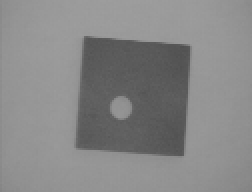
#> input picture Exos/ExerciseSession1/ExerciseSession1.2/ExerciseSession1/images/wdg.png, 126 x 96 px (shown 2 times larger)
$ jupyter execute exercise_session_1.ipynb   (shell and % lines are left out)
#> lines starting #> are read from the running program, lines starting #| are printed output that depends on the picture; after the words box and inside, x2 and y2 are one past the last pixel; in counts of white or black regions, pixels touching at a corner belong together
# Exercise Session 1: Getting Started with Computer Vision

The goals of this exercise are:
* getting started with Python for image manipulation
* getting familiar with the basic image manipulation functions
* implementing some simple real-world Computer Vision algorithms

[cell 1]

import numpy as np
import matplotlib.pyplot as plt
import cv2

from skimage import measure, color
from os import listdir

plt.rcParams['figure.figsize'] = (10, 10)
plt.rcParams['image.cmap'] = 'gray'

If you have some missing packages, you can use the corresponding ```conda install``` command from below list to install it,

## Exercise 1: Image Segmentation

In many vision applications, it is useful to separate out the regions of the image corresponding to objects in which we are interested in the regions of the image that correspond to the background. Thresholding often provides an easy and convenient way to perform this segmentation on the basis of the different intensities or colours in the foreground and background regions of an image.

The input to a thresholding operation is typically a grayscale or colour image. In the simplest implementation, the output is a binary image representing the segmentation. Black pixels correspond to background and white pixels correspond to foreground (or vice versa). Multiple thresholds can be specified, so that a band of intensity values can be set to white while everything else is set to black.

If it is possible to separate out the foreground of an image on the basis of pixel intensity, then the intensity of pixels within foreground objects must be distinctly different from the intensity of pixels within the background. In this case, we expect to see a distinct peak in the histogram corresponding to foreground objects such that thresholds can be chosen to isolate this peak accordingly. If such a peak does not exist, then it is unlikely that simple thresholding will produce a good segmentation.


* Read and display the image "wdg.png" using function ```cv2.imread()```. Convert it from color to greyscale if necessary using function ```cv2.cvtColor()```. Visualize the results using ```plt.imshow()``` function.</li>

[cell 2]
wdg = cv2.imread("images/wdg.png")
#> wdg is the input picture: shape (96, 126, 3); min 80, max 157, mean 135.1
wdg = cv2.cvtColor(wdg, code = cv2.COLOR_BGR2GRAY)
#> wdg: shape (96, 126)
plt.imshow(wdg)

* Write a function to threshold a gray scale image by using two threshold values as shown above. The values must satisfy the following conditions:
\begin{align}
Th1 < Th2
\newline
Th1 > 0
\newline
Th2 < I_{max}
\end{align}
where $I_{max}$ is the maximum intensity of the image.

[cell 3]
#add your code here
def thresholding(image, Th1, Th2) :
#> called with Th1 = 120, Th2 = 170
    im = image.copy()
    im[im < Th1] = 0 #black
    im[im > Th2] = 0
    im[im != 0] = 255 #white
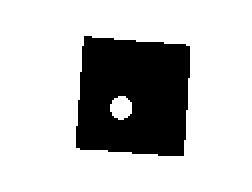
#> im: shape (96, 126) (shown 2 times larger); 75.8% white; 1 black region, box (x1, y1, x2, y2) and area: (38, 18, 95, 78) 2931
    return im

* Take a look at the pixels intensity histogram using function ```matplotlib.pyplot.hist()``` and choose the best threshold values and segment the image.</li>

[cell 4]
#add your code here
plt.hist(wdg.ravel(), 256, [0,256])
plt.show()

[cell 5]
wdgt = thresholding(wdg, 120, 170)
plt.imshow(wdgt)

* Repeat the same steps for images "brain.png" and "shading.png". What do you notice? What are the drawbacks of this segmentation method? </li>

[cell 6]
#add your code here

## Exercise 2: Background Substraction

Background subtraction is an important preprocessing step of many algorithms, e.g. object detection. In the following exercises we will try to subtract the scene background using multiple images.

### 2.1 Extracting a moving object

* Load the "street1.tiff" and the "street2.tiff" images. Visualize them.

[cell 7]
#add your code here.
street1 = cv2.imread("images/street1.tiff")
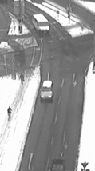
#> input picture Exos/ExerciseSession1/ExerciseSession1.2/ExerciseSession1/images/street1.tiff, 95 x 171 px
#> street1 is the input picture: shape (171, 95, 3); min 47, max 255, mean 157.6
street1 = cv2.cvtColor(street1, cv2.COLOR_BGR2GRAY)
#> street1: shape (171, 95)
street2 = cv2.imread("images/street2.tiff")
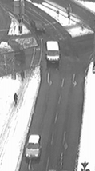
#> input picture Exos/ExerciseSession1/ExerciseSession1.2/ExerciseSession1/images/street2.tiff, 95 x 171 px
#> street2 is the input picture: shape (171, 95, 3); min 48, max 255, mean 157
street2 = cv2.cvtColor(street2, cv2.COLOR_BGR2GRAY)
#> street2: shape (171, 95)

[cell 8]
fig, (ax1, ax2) = plt.subplots(1,2, sharex=True)
ax1.imshow(street1)
ax1.set_title("street1")
ax2.imshow(street2)
ax1.set(xlabel='x-label', ylabel='y-label')
ax2.set(xlabel='x-label')

* Transform the 8-bit images into float images. You can use image attribute ```dtype``` to check the type of image. To perform the type casting you can use ```np.float32()``` function.

[cell 9]
#add your code here.
street1  = np.float32(street1)
street2  = np.float32(street2)

* Subtract the second image from the first one using basic matrix arithmetic operations. Visualize the results. Why was it important to do the casting before subtracting the images?

[cell 10]
# add your code here. Assign the difference to 'image_diff'
image_diff = street1-street2
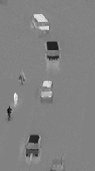
#> image_diff: shape (171, 95) float32; min -196, max 190, mean 0.6; drawn with min black and max white
plt.imshow(image_diff)

### 2.2 Building a background model
For this exercise, you are given a sequence of images that contains pedestrians and we wish to segment with a background subtraction algorithm.

* Load and create a stack of images from the images inside ```images/sequence1```. Build a "background model" by averaging out the set of given images. Detect pedestrians
 subtracting the background model from the original images and applying the right threshold.

[cell 11]
sq_of_images = listdir('images/sequence1/')
sq_of_images = [img for img in sq_of_images if img.endswith(".jpg")]

# 'sq_of_images' holds the list of image names. Create an image stack using them.
image_stack = [ cv2.imread(f"images/sequence1/{image}", cv2.IMREAD_GRAYSCALE) for image in sq_of_images]
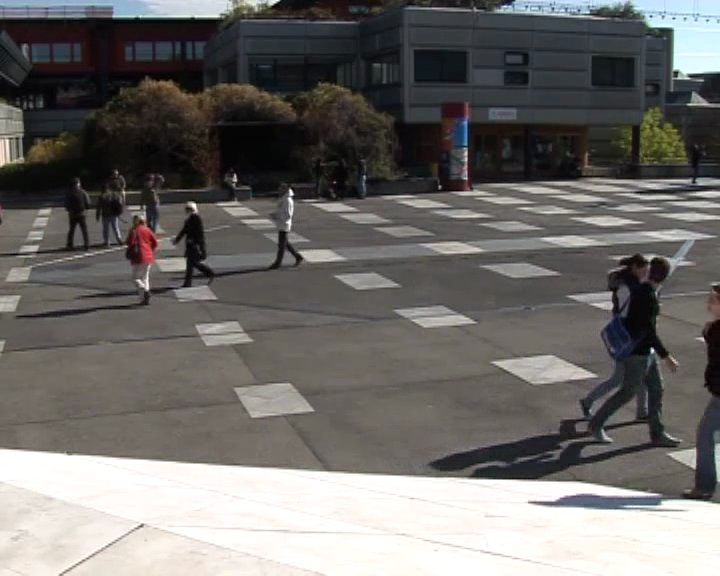
#> input picture Exos/ExerciseSession1/ExerciseSession1.2/ExerciseSession1/images/sequence1/im_001.jpg, 720 x 576 px
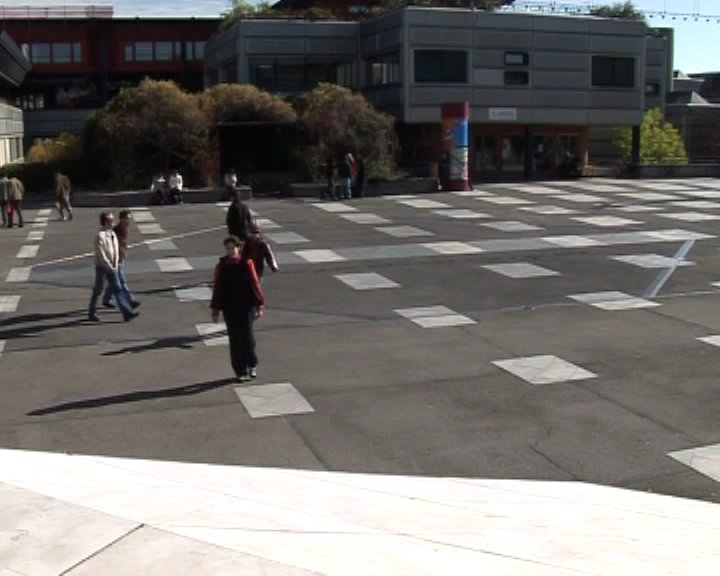
#> input picture Exos/ExerciseSession1/ExerciseSession1.2/ExerciseSession1/images/sequence1/im_002.jpg, 720 x 576 px
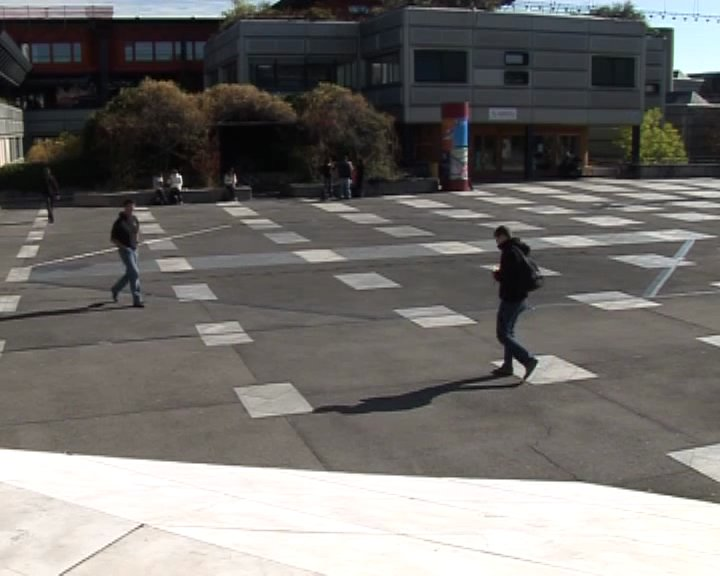
#> input picture Exos/ExerciseSession1/ExerciseSession1.2/ExerciseSession1/images/sequence1/im_003.jpg, 720 x 576 px
#> image_stack = 3 items

image_stack = np.float32(image_stack)
mean_image = np.mean(image_stack, axis = 0)

# Compute the mean image using the stack and assign it to 'mean_image'.
plt.imshow(mean_image)
plt.title('Background model')

[cell 12]
T = 50
plt.figure(2)
plt.suptitle('Pedestrians')

# First convert the mean image to grayscale.
# When subtracting, each image must also be converted to grayscale.

for i in range(len(image_stack)):
    # Compute the foreground image here. Assign it to 'foreground' variable.
    diff_image = np.abs(image_stack[i] - mean_image)
    foreground =  diff_image > T
    plt.subplot(6,5,i+1)
    plt.imshow(foreground)
    plt.axis('off')
    plt.title('Image: ' + str(i+1))
#> this loop made 3 passes
#> pass 1, `foreground =  diff_image > T`:
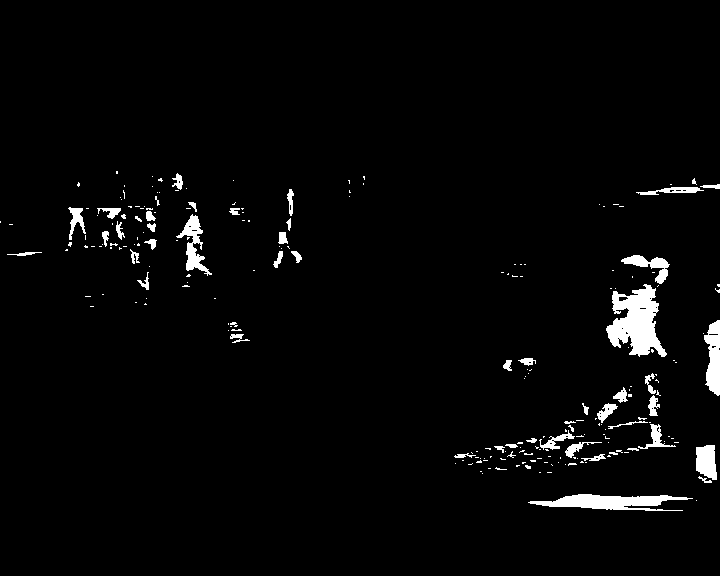
#> foreground: shape (576, 720) bool; 2.7% white; 227 white regions (177 under 20 px), largest, box (x1, y1, x2, y2) and area: (606, 284, 667, 357) 2522, (528, 494, 693, 511) 1545, (704, 320, 720, 396) 852

* Create a more sophisticated background model, where each pixel can be modeled with a Gaussian distribution. We can classify a pixel as background if its current intensity ($I_t$) lies within some confidence interval of its distribution’s mean ($\mu(t)$):

\begin{align}
\frac{\mid{(I_t - \mu_t)}\mid}{\sigma_t} > T \rightarrow Foreground
\newline
\frac{\mid{(I_t - \mu_t)}\mid}{\sigma_t} < T \rightarrow Background
\end{align}

$\sigma_t$ is the standard deviation of the pixel $t$ in the background model. $T$ is the threshold.

[cell 13]
# Add your code here. Before computing the model convert the images into gray-scale images.
T = 2
plt.figure(2)
plt.suptitle('Pedestrians')

# First convert the mean image to grayscale.
# When subtracting, each image must also be converted to grayscale.

std =  np.std(image_stack, axis=0)
std[std==0] = 1e-30  # literal for 10**-30
#> std: shape (576, 720) float32; min 1e-30, max 111, mean 5.5

for i in range(len(image_stack)):
    # Compute the foreground image here. Assign it to 'foreground' variable.
    foreground =  np.abs(image_stack[i]-mean_image)/std > T
    plt.subplot(6,5,i+1)
    plt.imshow(foreground)
    plt.axis('off')
    plt.title('Image: ' + str(i+1))

What difference do you notice between the two approaches? How does changing
the threshold affect them?

## Exercise 3: Connected Components

Segmentation can be also done for colour images. It is also often a first step for the further analysis e.g. measuring properties of the object. Here our goal is to count the number of apples in the image below.

* Read and display"apples.jpg" image.

[cell 14]
#add your code here
apple = cv2.imread("images/apples.jpg", cv2.IMREAD_COLOR)
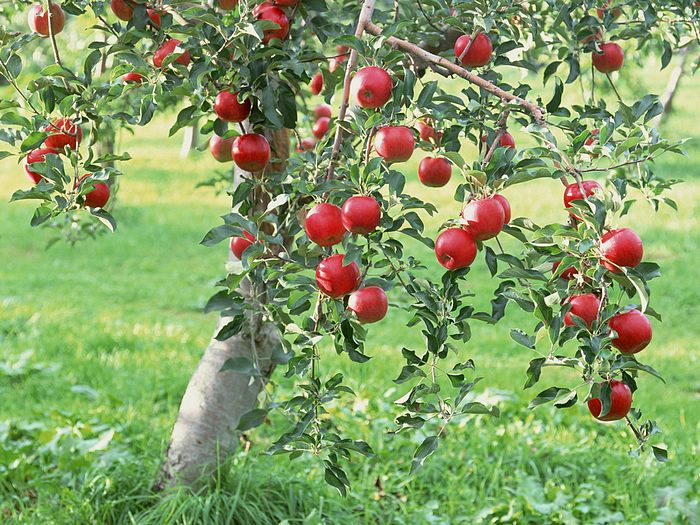
#> input picture Exos/ExerciseSession1/ExerciseSession1.2/ExerciseSession1/images/apples.jpg, 700 x 525 px
#> apple is the input picture: shape (525, 700, 3); mean B, G, R 102.5, 157.9, 134.6

[cell 15]
apple = apple[:, :, ::-1]

[cell 16]
plt.imshow(apple)

* Check the size of the image. Compared to the previous images it should have an additional dimension corresponding to three colour channels: red, green and blue. Visualize those 3 channels separately.

[cell 17]
fig, axes = plt.subplots(1, 3)
fig.set_size_inches(18.5, 10.5)
# add your code for visualizing three channels
axes[0].imshow(apple[:,:,0])
axes[0].set_title("red")
axes[1].imshow(apple[:,:,1])
axes[1].set_title("green")
axes[2].imshow(apple[:,:,2])
axes[2].set_title("blue")

* Try to obtain a binary image such that binary image == 1 for pixels representing apples and 0 otherwise. Which channel(s) would you use for that?

[cell 18]
bin_img = np.zeros(apple.shape[0:2])
#add your code fot thresholding the image
bin_img[(apple[:,:,0]>120 ) & (apple[:,:,1]<80)] = 255
plt.imshow(bin_img)

* Count the number of connected components in your binary image (here corresponding to apples). For this, you can use function ```measure.label()```. Its output is an array of the same size as input binary image, with each pixel assigned to a different connected component (ID). Visualize the image with detected connected components.

[cell 19]
#add your code to find connected components
labels, num = measure.label(bin_img, return_num=True)

[cell 20]
plt.imshow(labels,cmap="jet")
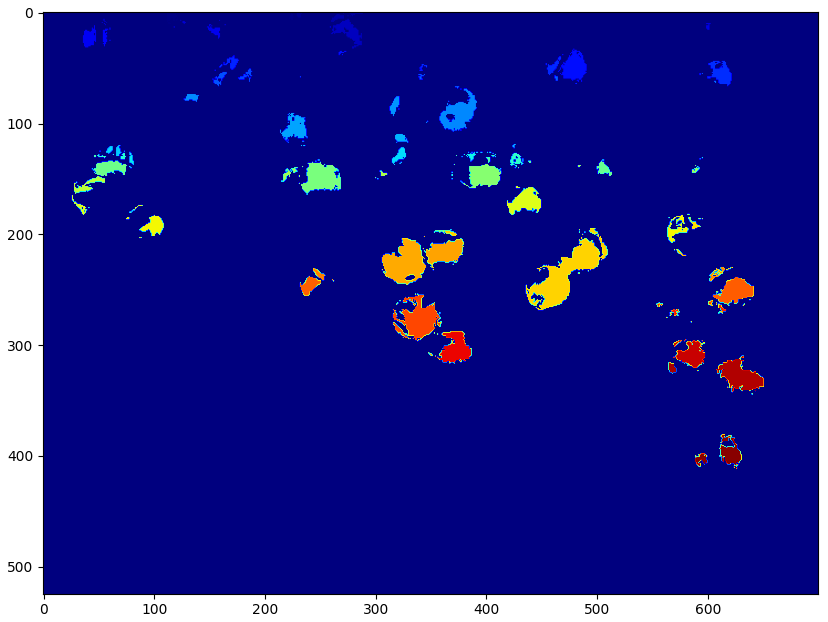
#> figure drawn by matplotlib, 1 panel

[cell 21]
num

* Simple thresholding sometimes leads to detecting also noise in the background that is detected as seperate connected components. Try to suppress the noise by removing all connected components smaller than a user-defined threshold.

[cell 22]
def remove_noise(cc_ids, num,threshold):

#> called with num = 181, threshold = 50
    label_img_new = np.copy(cc_ids)

    for i in range(num+1):
        occurance = np.sum(label_img_new==i)
        print(occurance)
        if occurance < threshold :
            label_img_new[label_img_new==i] = 0


    return label_img_new

[cell 23]
labels_new = remove_noise(labels,num,50)
plt.imshow(labels_new,cmap="jet")
